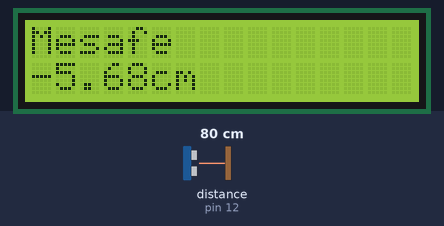
Bench run of a sketch on a simulated Arduino Uno, built with avr-gcc and run on an emulated ATmega328P. On the bench: 16×2 character LCD. Wiring (inferred from the names in the program): ultrasonic range finder: trigger pin 13; echo pin 12. The inputs (shaded band) are chosen by the test bench; at power-on: distance to the obstacle (sensor on pin 12) 80 cm. The echo pulse lasts 58.3 µs per cm.

Above: at 1.2 s.
1.3 s: distance to the obstacle (sensor on pin 12) set to 2 cm
At 2.2 s:
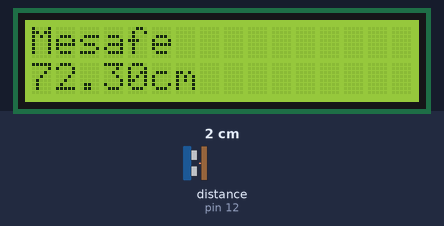
4.1 s: distance to the obstacle (sensor on pin 12) set to 4 cm
At 5.2 s:
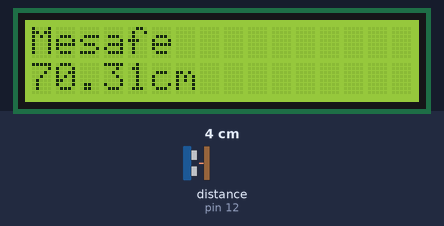
5.6 s: distance to the obstacle (sensor on pin 12) set to 9 cm
At 7.0 s:
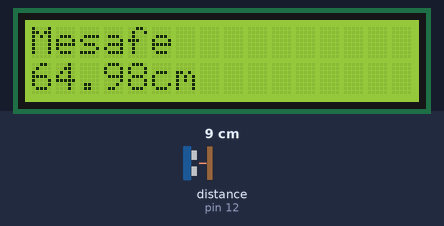
Timing chart, 0 to 8.6 s (numbered marks = the images above; inputs shaded):
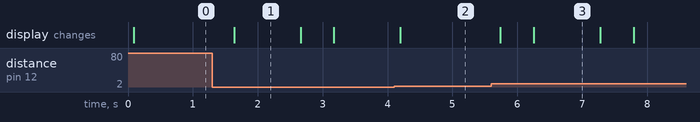

Measured:
- after the input at 1.3 s, the display: changes after 0.34 s (image 1)
- after the input at 4.1 s, the display: changes after 0.10 s (image 2)
- after the input at 5.6 s, the display: first changes after 0.14 s (image 3 shows a later state)
- what the display in image 1 shows lasts 1.1 s, from 1.6 s to 2.7 s

The sketch:

boy.ino
```cpp
// (licence header left out)
#include <LCD_I2C.h>

LCD_I2C lcd(0x27, 16, 2); // Default address of most PCF8574 modules, change according

#include <Wire.h>


const int trig=13;
const int echo=12;

void setup()
{
    pinMode(trig,OUTPUT);
    pinMode(echo,INPUT);
    lcd.begin();
    lcd.backlight();
    lcd.setCursor(0,0);
    lcd.print("Mesafe");
}

void loop()
{
    long sure;
    float mesafe;
    int boy=74;

    digitalWrite(trig,0);
    delayMicroseconds(2);
    digitalWrite(trig,1);
    delayMicroseconds(10);
    digitalWrite(trig,0);

    sure=pulseIn(echo,1);
    mesafe=(sure*0.0343)/2;

    lcd.setCursor(0,1);
    lcd.print(boy-mesafe);
    lcd.print("cm     ");
    delay(500);
}
```
